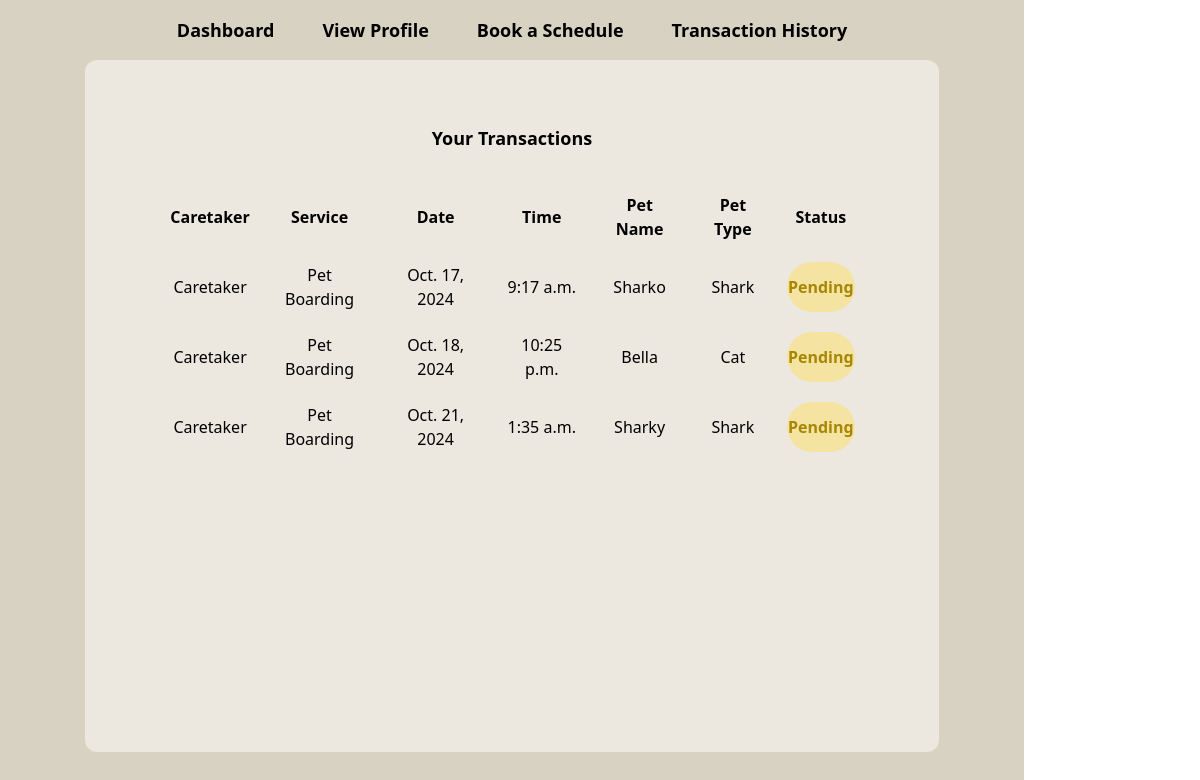
/transactions/ (signed in), run on the app's committed database.
### servlist/models.py (models this page shows, shortened)
class Booking(models.Model):
    user = models.ForeignKey(User, on_delete=models.CASCADE)  # Link to the logged-in user
    pet = models.ForeignKey(Pet, on_delete=models.CASCADE)
    service = models.ForeignKey(Service, on_delete=models.CASCADE)
    date = models.DateField()
    time = models.TimeField()

class Service(models.Model):
    SERVICE_TYPES = (
        ('Pet Boarding', 'Pet Boarding'),
        ('Pet Grooming', 'Pet Grooming'),
        ('Pet Walking', 'Pet Walking'),
    )
    services = models.CharField(max_length=100, choices=SERVICE_TYPES)
    def __str__(self):
        return self.services

class Pet(models.Model):
    pet_name = models.CharField(max_length=100)
    pet_type = models.CharField(max_length=100)

### transactions/views.py (the view)
# urls.py: path('transactions/', include('transactions.urls')),
@login_required
def transactions(request):
    first_name = request.user.first_name
    bookings = Booking.objects.filter(user_id=request.user.id).select_related('pet', 'service')  # Use select_related to fetch related data efficiently
    return render(request, 'transactions/transactions.html', {'bookings': bookings, 'first_name': first_name})

### transactions/templates/transactions/transactions.html (shortened to what this page needs)
{% load widget_tweaks %}
<!DOCTYPE html>
<html lang="en">
<head>
    <link rel="stylesheet" href="../../../static/css/output.css">
</head>
<body>
    <div class="container h-screen bg-background flex flex-col justify-center items-center pb-12">
        <nav>
            <ul class="flex text-lg w-full justify-center font-semibold items-center gap-x-12">
                <li class="my-4"><a href="../../servlist/dashboard">Dashboard</a></li>
                <li><a href="../userprofile">View Profile</a></li>
                <li><a href="../../servlist/book">Book a Schedule</a></li>
                <li><a href="../../servlist/dashboard">Transaction History</a></li>
            </ul>
        </nav>
        <div class="transaction-field flex flex-col w-10/12 h-full bg-container rounded-xl p-16">
            <h1 class="text-lg font-bold text-center">Your Transactions</h1>
            <table class="pb-5 border-separate border-spacing-5 mt-5">
                <tr class="border-b-2">
                    <th class="text-center">Caretaker</th>
                    <th>Service</th>
                    <th>Date</th>
                    <th>Time</th>
                    <th>Pet Name</th>
                    <th>Pet Type</th>
                    <th>Status</th>
                </tr>
                {% for booking in bookings %}
                <tr>
                    <td class="text-center">Caretaker</td>
                    <td class="text-center">{{ booking.service }}</td>
                    <td class="text-center">{{ booking.date }}</td>
                    <td class="text-center">{{ booking.time }}</td>
                    <td class="text-center">{{ booking.pet.pet_name }}</td>
                    <td class="text-center">{{ booking.pet.pet_type }}</td>
                    <td class="text-center font-semibold text-pending_text_color bg-pending_background rounded-full">Pending</td>
                </tr>
                {% endfor %}
            </table>
        </div>
    </div>
</body>
</html>

### data on the page
Booking: service "Pet Boarding", date "Oct. 17, 2024", time "9:17 a.m.", pet.pet_name "Sharko", pet.pet_type "Shark"
Booking: service "Pet Boarding", date "Oct. 18, 2024", time "10:25 p.m.", pet.pet_name "Bella", pet.pet_type "Cat"
Booking: service "Pet Boarding", date "Oct. 21, 2024", time "1:35 a.m.", pet.pet_name "Sharky", pet.pet_type "Shark"
